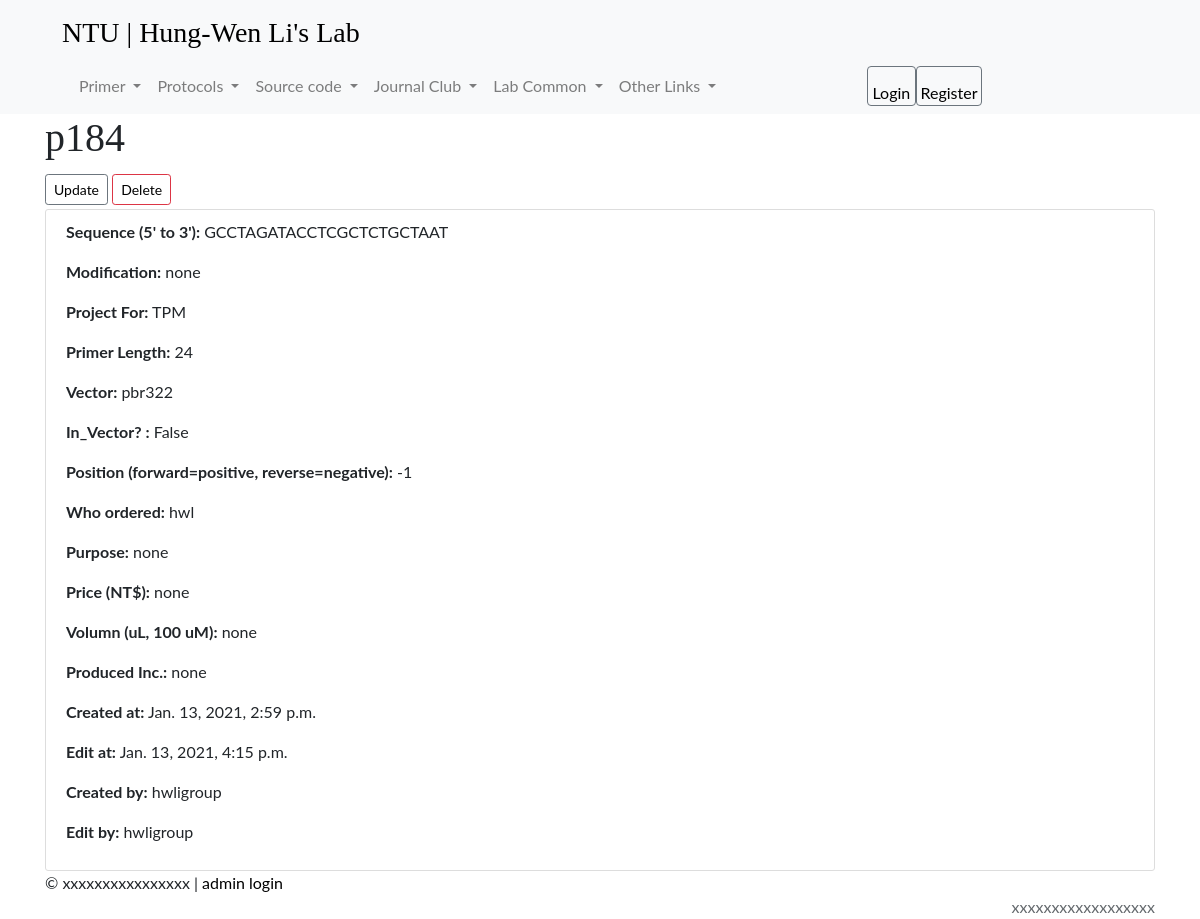
The app's page /primer/296/ with its own data.
### primer/models.py (models this page shows)
class Primer(models.Model):
    name = models.CharField(max_length=50)
    sequence = models.CharField(max_length=500) # 5' to 3'
    length = models.IntegerField(blank=True, default=-1)
    project = models.ForeignKey(Project, on_delete=models.CASCADE, default=1)
    can_pcr = models.BooleanField(default=True) # for pcr or not
    vector = models.ForeignKey(Vector, on_delete=models.CASCADE, default=1, related_name='vector')
    in_vector = models.BooleanField(default=True)
    dir = models.CharField(max_length=10, default='none')
    position = models.IntegerField(default=-1)
    modification = models.CharField(max_length=200)
    who_ordered = models.CharField(max_length=50)
    purpose = models.CharField(max_length=200, blank = True)
    price = models.CharField(max_length=50, blank=True)
    volumn = models.CharField(max_length=50, blank=True) # conc. in 100 uM
    brand = models.CharField(max_length=50, blank=True) # which inc. produced
    created_at = models.DateTimeField(auto_now_add=True)
    edit_at = models.DateTimeField(auto_now=True)
    created_by = models.ForeignKey(User, on_delete=models.CASCADE, related_name='created_by', default=1)
    edit_by = models.ForeignKey(User, on_delete=models.CASCADE, related_name='edit_by', default=1)

class Project(models.Model):
    name = models.CharField(max_length=50, default='TPM')
    def __str__(self):
        return f'{self.name}'

class Vector(models.Model):
    name = models.CharField(max_length=50)
    sequence = models.CharField(max_length=20000)  # 5' to 3'
    def __str__(self):
        return f'{self.name}'

### primer/views.py (the view)
# urls.py: path('primer/<int:pk>/', primer_views.PrimerDetailView.as_view(), name='primerinfo'),
class PrimerDetailView(DetailView):
    model = Primer
    template_name = 'primer/primer_detail.html'
    def get_context_data(self, **kwargs):
        context = super(PrimerDetailView, self).get_context_data(**kwargs)
        context['primers'] = Primer.objects.all()
        context['all_fields'] = Primer._meta.fields
        context['form'] = PrimerForm
        return context

### primer/templates/primer/primer_detail.html
{% extends 'posts/base.html' %}
{% block content %}
<h1>{{ object.name }}</h1>
<div>
<a class="btn btn-secondary btn-sm mt-1 mb-1" href="{% url 'primerupdate' object.id %}">Update</a>
<a class="btn btn-danger btn-sm mt-1 mb-1" href="{% url 'primerdelete' object.id %}">Delete</a>
</div>
<div class="content-section">
    <p><strong>Sequence (5' to 3'):</strong> {{ object.sequence }}</p>
    <p><strong>Modification:</strong> {{ object.modification }}</p>
    <p><strong>Project For:</strong> {{ object.project }}</p>
    <p><strong>Primer Length:</strong> {{ object.length }}</p>
    <p><strong>Vector:</strong> {{ object.vector }}</p>
    <p><strong>In_Vector? :</strong> {{ object.in_vector }}</p>
    <p><strong>Position (forward=positive, reverse=negative):</strong> {{ object.position }}</p>
    <p><strong>Who ordered:</strong> {{ object.who_ordered }}</p>
    <p><strong>Purpose:</strong> {{ object.purpose }}</p>
    <p><strong>Price (NT$):</strong> {{ object.price }}</p>
    <p><strong>Volumn (uL, 100 uM):</strong> {{ object.volumn }}</p>
    <p><strong>Produced Inc.:</strong> {{ object.brand }}</p>
    <p><strong>Created at:</strong> {{ object.created_at }}</p>
    <p><strong>Edit at:</strong> {{ object.edit_at }}</p>
    <p><strong>Created by:</strong> {{ object.created_by }}</p>
    <p><strong>Edit by:</strong> {{ object.edit_by }}</p>
</div>
{% endblock %}

### posts/static/posts/post.css (style rules this page uses)
h1, h2, h3, h4, h5, h6 { font-family: "Playfair Display", Georgia, "Times New Roman", serif;, }
.content-section { background: #ffffff; padding: 10px 20px; border: 1px solid #dddddd; border-radius: 3px; margin-bottom: 0px; }

### posts/templates/posts/base.html (style rules this page uses)
a:link { color: black; background-color: transparent; text-decoration: none; }
body { font-family: "Lato", sans-serif; }

### records on screen
Primer: name "p184", sequence "GCCTAGATACCTCGCTCTGCTAAT", modification "none", project "TPM", length "24", vector "pbr322", in_vector "False", position "-1", who_ordered "hwl", purpose "none", price "none", volumn "none", brand "none", created_at "Jan. 13, 2021, 2:59 p.m.", edit_at "Jan. 13, 2021, 4:15 p.m.", created_by "hwligroup", edit_by "hwligroup"
